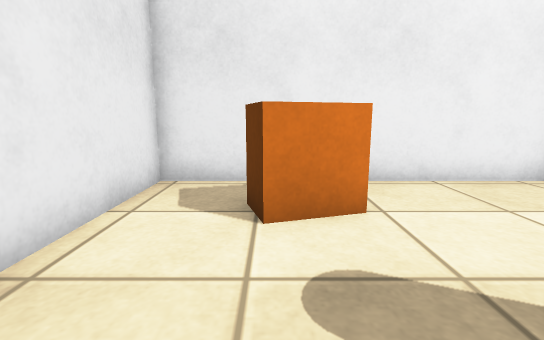
View 1 (above)

13 first-person views from a walk through a robot-simulator world made for Gazebo. The camera is 0.7 m above the floor, tilts 10° down and sees 85° across. The floor is counted in squares, 0.5 m on a side. Each view is taken from the middle of a square. On the plan, view 1 faces up. The plan holds only what a view shows up to about 14 squares ahead; the rest is blank. The place goes on beyond the plan. Surface patterns are stand-ins for the level's own textures.

View 2
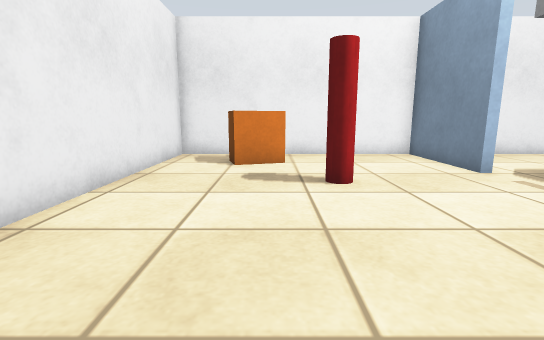

View 3
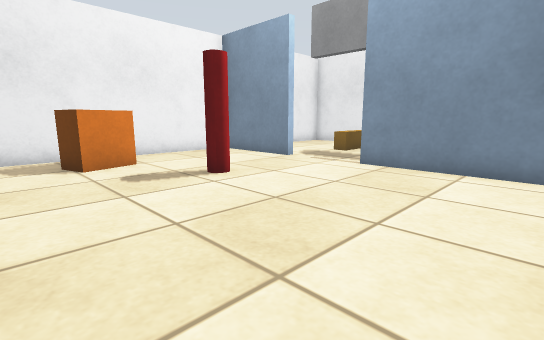

View 4
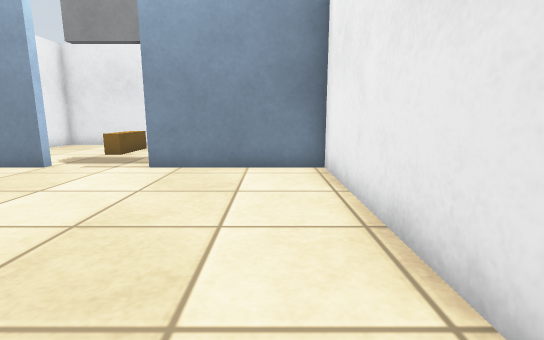

View 5
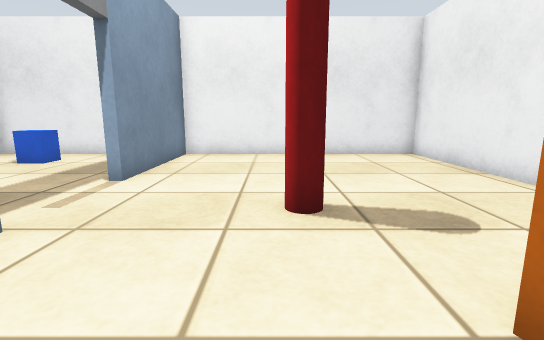

View 6
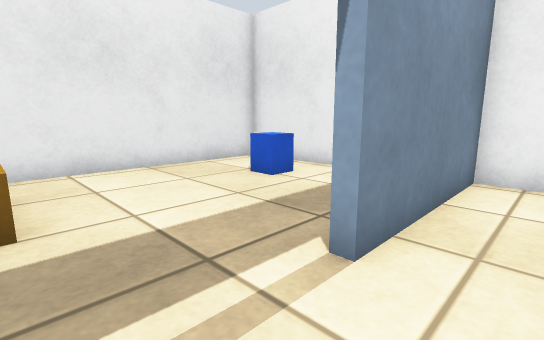

View 7
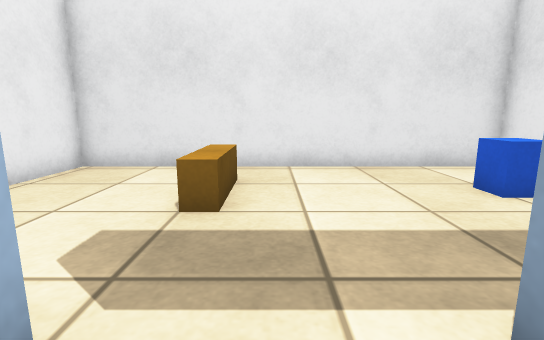

View 8
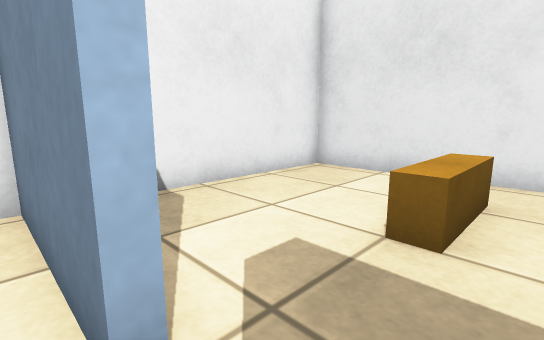

View 9
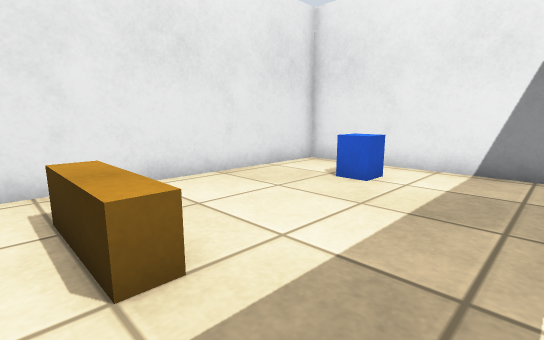

View 10
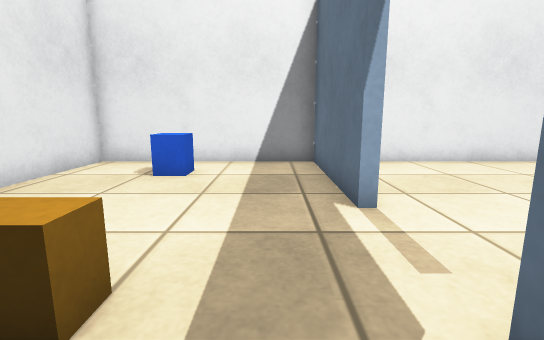

View 11
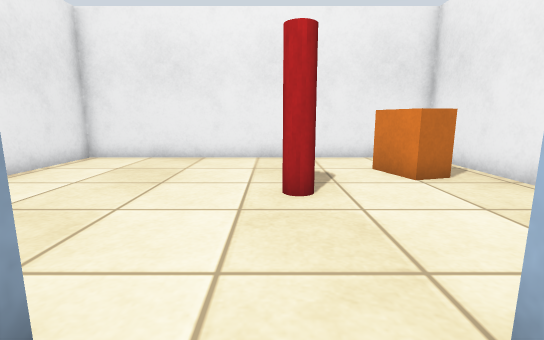

View 12
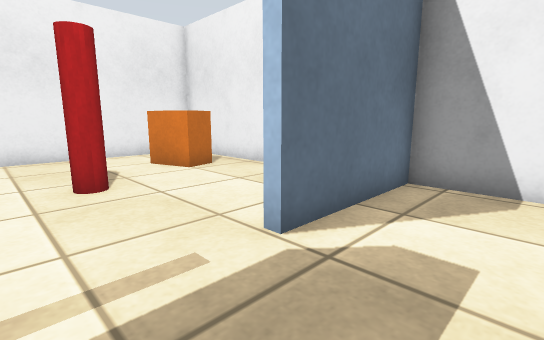

View 13
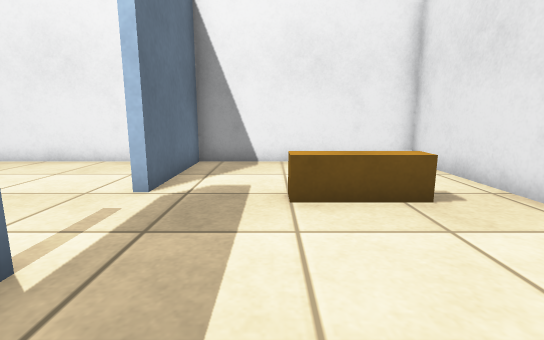

### Floor plan
Ten units are one square. View 1 is at (0, 0); x grows to the right and y downward. Boxes are objects, and circles mark ways between rooms. Rooms are numbered by the first view taken in them; rooms with no view inside come last. Other rooms are left out.
<svg viewBox="-30 -70 170 130">
<path fill="none" stroke="#000" d="M64 -25 64 -65 -25 -65 -25 55 64 55 64 5M64 5 67 5 67 55 135 55 135 -65 67 -65 67 -25 64 -25"/>
<rect x="-5" y="-55" width="20" height="20" fill="#bbb"><title>orange box</title></rect>
<rect x="15" y="-25" width="20" height="20" fill="#bbb"><title>pillar</title></rect>
<rect x="95" y="25" width="20" height="20" fill="#bbb"><title>blue box</title></rect>
<rect x="95" y="-25" width="20" height="10" fill="#bbb"><title>bench</title></rect>
<circle cx="60" cy="-10" r="3" fill="#2a7"/>
<text x="10" y="-10">1</text>
<text x="100" y="-10">2</text>
</svg>
Room 1 opens to room 2.

Where each view was taken, in squares from view 1:
view 1: 0 up, 0 right, facing up
view 2: 5 down, 1 right, facing up
view 3: 5 down, 2 left, facing up-right
view 4: 4 down, 2 left, facing right
view 5: 6 up, 3 right, facing down
view 6: 2 up, 5 right, facing down-right
view 7: 1 up, 5 right, facing right
view 8: 1 up, 6 right, facing up-right
view 9: 3 up, 7 right, facing down-right
view 10: 4 up, 8 right, facing down
view 11: 1 up, 8 right, facing left
view 12: 0 up, 9 right, facing up-left
view 13: 3 down, 9 right, facing up
